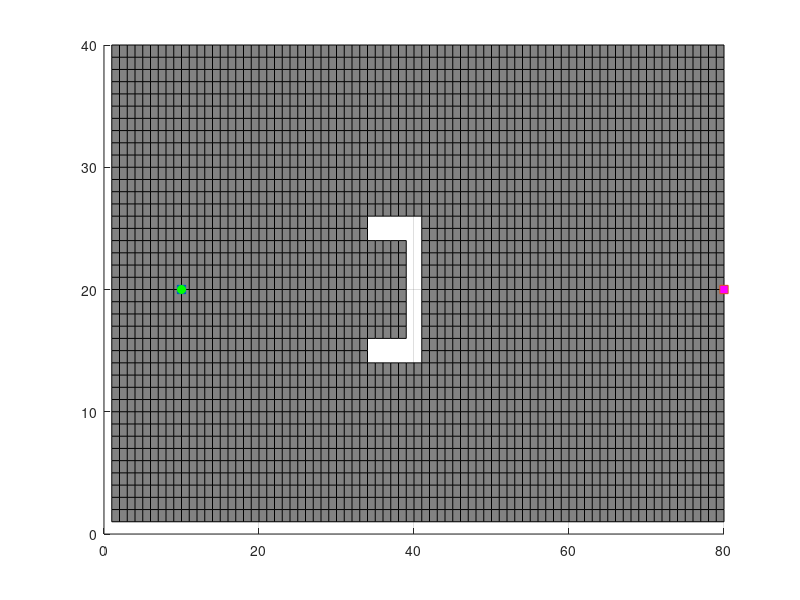

Recreate this plot in MATLAB. (Note: this script raises an error after producing the figure.)
%Anthony Chrabieh
%Bonus Problem
%A* Algorithm

clear all
clc
clf

%Define Number of Nodes
xmax = 80;
ymax = 40;

%Start and Goal
start = [10,ymax/2];
goal = [xmax,ymax/2];

%Nodes
MAP = zeros(xmax,ymax);

%To define objects, set their MAP(x,y) to inf
MAP(40,15:25) = inf;
MAP(35:40,15) = inf;
MAP(35:40,25) = inf;

%To use Random Objects, uncomment this secion
% NumberOfObjects = 50;
% k = 0;
% while (k < NumberOfObjects)
%     length = max(3,randi(20));
%     x = randi(xmax-2*length)+length;
%     y = randi(ymax-2*length)+length;
%     direction = randi(4);
%     if (direction == 1)
%         x = x:x+length;
%     elseif (direction == 2)
%         x = x-length:x;
%     elseif (direction == 3)
%         y = y:y+length;
%     elseif (direction == 4)
%         y = y-length:y;
%     end
%     if (sum(isinf(MAP(x,y)))>0)
%         continue
%     end
%     MAP(x,y) = inf;
%     k = k + 1;
% end

%Heuristic Weight%%%%%%%%%%%%%%%%%%%%%%%%%%%%%%%%%%%%%%%%%%
weight = sqrt(2); %Try 1, 1.5, 2, 2.5
%Increasing weight makes the algorithm greedier, and likely to take a
%longer path, but with less computations.
%weight = 0 gives Djikstra algorithm
%%%%%%%%%%%%%%%%%%%%%%%%%%%%%%%%%%%%%%%%%%%%%%%%%%%%%%%%%%%

%Heuristic Map of all nodes
for x = 1:size(MAP,1)
    for y = 1:size(MAP,2)
        if(MAP(x,y)~=inf)
            H(x,y) = weight*norm(goal-[x,y]);
            G(x,y) = inf;
        end
    end
end

%Plotting%%%%%%%%%%%%%%%%%%%%%%%%%%%%%%%%%%%%%%%%%%%%%%%%%%
surf(MAP')
colormap(gray)
view(2)
hold all
plot(start(1),start(2),'s','MarkerFaceColor','b')
plot(goal(1),goal(2),'s','MarkerFaceColor','m')
%%%%%%%%%%%%%%%%%%%%%%%%%%%%%%%%%%%%%%%%%%%%%%%%%%%%%%%%%%%

%initial conditions%%%%%%%%%%%%%%%%%%%%%%%%%%%%%%%%%%%%%%%%
G(start(1),start(2)) = 0;
F(start(1),start(2)) = H(start(1),start(2));
closedNodes = [];
openNodes = [start G(start(1),start(2)) F(start(1),start(2)) 0]; %[x y G F cameFrom]
%%%%%%%%%%%%%%%%%%%%%%%%%%%%%%%%%%%%%%%%%%%%%%%%%%%%%%%%%%%

%Solve
solved = false;
while(~isempty(openNodes))
    
    pause(0.001)
    
    %find node from open set with smallest F value
    [A,I] = min(openNodes(:,4));
    
    %set current node
    current = openNodes(I,:);
    plot(current(1),current(2),'o','color','g','MarkerFaceColor','g')
    
    %if goal is reached, break the loop
    if(current(1:2)==goal)
        closedNodes = [closedNodes;current];
        solved = true;
        break;
    end
    
    %remove current node from open set and add it to closed set
    openNodes(I,:) = [];
    closedNodes = [closedNodes;current];
    
    %for all neighbors of current node
    for x = current(1)-1:current(1)+1
        for y = current(2)-1:current(2)+1
            
            %if out of range skip
            if (x<1||x>xmax||y<1||y>ymax)
                continue
            end
            
            %if object skip
            if (isinf(MAP(x,y)))
                continue
            end
            
            %if current node skip
            if (x==current(1)&&y==current(2))
                continue
            end
            
            %if already in closed set skip
            skip = 0;
            for j = 1:size(closedNodes,1)
                if(x == closedNodes(j,1) && y==closedNodes(j,2))
                    skip = 1;
                    break;
                end
            end
            if(skip == 1)
                continue
            end
            
            A = [];
            %Check if already in open set
            if(~isempty(openNodes))
                for j = 1:size(openNodes,1)
                    if(x == openNodes(j,1) && y==openNodes(j,2))
                        A = j;
                        break;
                    end
                end
            end
            
            
            newG = G(current(1),current(2)) + round(norm([current(1)-x,current(2)-y]),1);
            
            %if not in open set, add to open set
            if(isempty(A))
                G(x,y) = newG;
                newF = G(x,y) + H(x,y);
                newNode = [x y G(x,y) newF size(closedNodes,1)];
                openNodes = [openNodes; newNode];
                plot(x,y,'x','color','b')
                continue
            end
            
            %if no better path, skip
            if (newG >= G(x,y))
                continue
            end
            
            G(x,y) = newG;
            newF = newG + H(x,y);
            openNodes(A,3:5) = [newG newF size(closedNodes,1)];
        end
    end
end
if (solved)
    %Path plotting
    j = size(closedNodes,1);
    path = [];
    while(j > 0)
        x = closedNodes(j,1);
        y = closedNodes(j,2);
        j = closedNodes(j,5);
        path = [x,y;path];
    end
    
    for j = 1:size(path,1)
        plot(path(j,1),path(j,2),'x','color','r')
        pause(0.01)
    end
else
    disp('No Path Found')
end